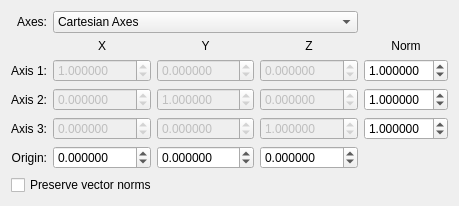
<?xml version="1.0" encoding="UTF-8"?>
<ui version="4.0">
 <class>AxesSettingsWidget</class>
 <widget class="QWidget" name="AxesSettingsWidget">
  <property name="geometry">
   <rect>
    <x>0</x>
    <y>0</y>
    <width>459</width>
    <height>204</height>
   </rect>
  </property>
  <property name="sizeIncrement">
   <size>
    <width>10</width>
    <height>0</height>
   </size>
  </property>
  <layout class="QGridLayout" name="gridLayout">
   <item row="0" column="0">
    <widget class="QLabel" name="label">
     <property name="text">
      <string>Axes:</string>
     </property>
     <property name="textFormat">
      <enum>Qt::AutoText</enum>
     </property>
     <property name="alignment">
      <set>Qt::AlignRight|Qt::AlignTrailing|Qt::AlignVCenter</set>
     </property>
    </widget>
   </item>
   <item row="0" column="1" colspan="3">
    <widget class="QComboBox" name="axesType">
     <property name="sizePolicy">
      <sizepolicy hsizetype="Preferred" vsizetype="Fixed">
       <horstretch>1</horstretch>
       <verstretch>0</verstretch>
      </sizepolicy>
     </property>
     <property name="sizeIncrement">
      <size>
       <width>1</width>
       <height>0</height>
      </size>
     </property>
     <property name="currentIndex">
      <number>0</number>
     </property>
     <property name="modelColumn">
      <number>0</number>
     </property>
     <item>
      <property name="text">
       <string>Cartesian Axes</string>
      </property>
     </item>
     <item>
      <property name="text">
       <string>Orthogonal Axes</string>
      </property>
     </item>
     <item>
      <property name="text">
       <string>Custom Axes</string>
      </property>
     </item>
    </widget>
   </item>
   <item row="2" column="0">
    <widget class="QLabel" name="vector1Label">
     <property name="enabled">
      <bool>true</bool>
     </property>
     <property name="text">
      <string>Axis 1:</string>
     </property>
     <property name="textFormat">
      <enum>Qt::AutoText</enum>
     </property>
     <property name="alignment">
      <set>Qt::AlignRight|Qt::AlignTrailing|Qt::AlignVCenter</set>
     </property>
    </widget>
   </item>
   <item row="2" column="1">
    <widget class="QDoubleSpinBox" name="x1SpinBox">
     <property name="enabled">
      <bool>false</bool>
     </property>
     <property name="decimals">
      <number>6</number>
     </property>
     <property name="minimum">
      <double>-57.000000000000000</double>
     </property>
     <property name="maximum">
      <double>57.000000000000000</double>
     </property>
     <property name="singleStep">
      <double>0.100000000000000</double>
     </property>
     <property name="value">
      <double>1.000000000000000</double>
     </property>
    </widget>
   </item>
   <item row="2" column="2">
    <widget class="QDoubleSpinBox" name="y1SpinBox">
     <property name="enabled">
      <bool>false</bool>
     </property>
     <property name="decimals">
      <number>6</number>
     </property>
     <property name="minimum">
      <double>-57.000000000000000</double>
     </property>
     <property name="maximum">
      <double>57.000000000000000</double>
     </property>
     <property name="singleStep">
      <double>0.100000000000000</double>
     </property>
    </widget>
   </item>
   <item row="2" column="3">
    <widget class="QDoubleSpinBox" name="z1SpinBox">
     <property name="enabled">
      <bool>false</bool>
     </property>
     <property name="decimals">
      <number>6</number>
     </property>
     <property name="minimum">
      <double>-57.000000000000000</double>
     </property>
     <property name="maximum">
      <double>57.000000000000000</double>
     </property>
     <property name="singleStep">
      <double>0.100000000000000</double>
     </property>
    </widget>
   </item>
   <item row="2" column="4">
    <widget class="QDoubleSpinBox" name="l1SpinBox">
     <property name="enabled">
      <bool>true</bool>
     </property>
     <property name="decimals">
      <number>6</number>
     </property>
     <property name="minimum">
      <double>0.000001000000000</double>
     </property>
     <property name="singleStep">
      <double>0.100000000000000</double>
     </property>
     <property name="value">
      <double>1.000000000000000</double>
     </property>
    </widget>
   </item>
   <item row="3" column="0">
    <widget class="QLabel" name="vector2Label">
     <property name="enabled">
      <bool>true</bool>
     </property>
     <property name="text">
      <string>Axis 2:</string>
     </property>
     <property name="textFormat">
      <enum>Qt::AutoText</enum>
     </property>
     <property name="alignment">
      <set>Qt::AlignRight|Qt::AlignTrailing|Qt::AlignVCenter</set>
     </property>
    </widget>
   </item>
   <item row="3" column="1">
    <widget class="QDoubleSpinBox" name="x2SpinBox">
     <property name="enabled">
      <bool>false</bool>
     </property>
     <property name="decimals">
      <number>6</number>
     </property>
     <property name="minimum">
      <double>-57.000000000000000</double>
     </property>
     <property name="maximum">
      <double>57.000000000000000</double>
     </property>
     <property name="singleStep">
      <double>0.100000000000000</double>
     </property>
    </widget>
   </item>
   <item row="3" column="2">
    <widget class="QDoubleSpinBox" name="y2SpinBox">
     <property name="enabled">
      <bool>false</bool>
     </property>
     <property name="decimals">
      <number>6</number>
     </property>
     <property name="minimum">
      <double>-57.000000000000000</double>
     </property>
     <property name="maximum">
      <double>57.000000000000000</double>
     </property>
     <property name="singleStep">
      <double>0.100000000000000</double>
     </property>
     <property name="value">
      <double>1.000000000000000</double>
     </property>
    </widget>
   </item>
   <item row="3" column="3">
    <widget class="QDoubleSpinBox" name="z2SpinBox">
     <property name="enabled">
      <bool>false</bool>
     </property>
     <property name="decimals">
      <number>6</number>
     </property>
     <property name="minimum">
      <double>-57.000000000000000</double>
     </property>
     <property name="maximum">
      <double>57.000000000000000</double>
     </property>
     <property name="singleStep">
      <double>0.100000000000000</double>
     </property>
    </widget>
   </item>
   <item row="3" column="4">
    <widget class="QDoubleSpinBox" name="l2SpinBox">
     <property name="enabled">
      <bool>true</bool>
     </property>
     <property name="decimals">
      <number>6</number>
     </property>
     <property name="minimum">
      <double>0.000001000000000</double>
     </property>
     <property name="singleStep">
      <double>0.100000000000000</double>
     </property>
     <property name="value">
      <double>1.000000000000000</double>
     </property>
    </widget>
   </item>
   <item row="4" column="0">
    <widget class="QLabel" name="vector3Label">
     <property name="enabled">
      <bool>true</bool>
     </property>
     <property name="text">
      <string>Axis 3:</string>
     </property>
     <property name="textFormat">
      <enum>Qt::AutoText</enum>
     </property>
     <property name="alignment">
      <set>Qt::AlignRight|Qt::AlignTrailing|Qt::AlignVCenter</set>
     </property>
    </widget>
   </item>
   <item row="4" column="1">
    <widget class="QDoubleSpinBox" name="x3SpinBox">
     <property name="enabled">
      <bool>false</bool>
     </property>
     <property name="decimals">
      <number>6</number>
     </property>
     <property name="minimum">
      <double>-57.000000000000000</double>
     </property>
     <property name="maximum">
      <double>57.000000000000000</double>
     </property>
     <property name="singleStep">
      <double>0.100000000000000</double>
     </property>
    </widget>
   </item>
   <item row="4" column="2">
    <widget class="QDoubleSpinBox" name="y3SpinBox">
     <property name="enabled">
      <bool>false</bool>
     </property>
     <property name="decimals">
      <number>6</number>
     </property>
     <property name="minimum">
      <double>-57.000000000000000</double>
     </property>
     <property name="maximum">
      <double>57.000000000000000</double>
     </property>
     <property name="singleStep">
      <double>0.100000000000000</double>
     </property>
    </widget>
   </item>
   <item row="4" column="3">
    <widget class="QDoubleSpinBox" name="z3SpinBox">
     <property name="enabled">
      <bool>false</bool>
     </property>
     <property name="decimals">
      <number>6</number>
     </property>
     <property name="minimum">
      <double>-57.000000000000000</double>
     </property>
     <property name="maximum">
      <double>57.000000000000000</double>
     </property>
     <property name="singleStep">
      <double>0.100000000000000</double>
     </property>
     <property name="value">
      <double>1.000000000000000</double>
     </property>
    </widget>
   </item>
   <item row="4" column="4">
    <widget class="QDoubleSpinBox" name="l3SpinBox">
     <property name="enabled">
      <bool>true</bool>
     </property>
     <property name="decimals">
      <number>6</number>
     </property>
     <property name="minimum">
      <double>0.000001000000000</double>
     </property>
     <property name="singleStep">
      <double>0.100000000000000</double>
     </property>
     <property name="value">
      <double>1.000000000000000</double>
     </property>
    </widget>
   </item>
   <item row="7" column="2">
    <spacer name="verticalSpacer">
     <property name="orientation">
      <enum>Qt::Vertical</enum>
     </property>
     <property name="sizeHint" stdset="0">
      <size>
       <width>20</width>
       <height>40</height>
      </size>
     </property>
    </spacer>
   </item>
   <item row="5" column="1">
    <widget class="QDoubleSpinBox" name="xOriginSpinBox">
     <property name="enabled">
      <bool>true</bool>
     </property>
     <property name="decimals">
      <number>6</number>
     </property>
     <property name="minimum">
      <double>-99.989999999999995</double>
     </property>
     <property name="singleStep">
      <double>0.100000000000000</double>
     </property>
     <property name="value">
      <double>0.000000000000000</double>
     </property>
    </widget>
   </item>
   <item row="5" column="2">
    <widget class="QDoubleSpinBox" name="yOriginSpinBox">
     <property name="enabled">
      <bool>true</bool>
     </property>
     <property name="decimals">
      <number>6</number>
     </property>
     <property name="minimum">
      <double>-99.989999999999995</double>
     </property>
     <property name="singleStep">
      <double>0.100000000000000</double>
     </property>
    </widget>
   </item>
   <item row="5" column="3">
    <widget class="QDoubleSpinBox" name="zOriginSpinBox">
     <property name="enabled">
      <bool>true</bool>
     </property>
     <property name="decimals">
      <number>6</number>
     </property>
     <property name="minimum">
      <double>-99.989999999999995</double>
     </property>
     <property name="singleStep">
      <double>0.100000000000000</double>
     </property>
    </widget>
   </item>
   <item row="1" column="1">
    <widget class="QLabel" name="label_2">
     <property name="text">
      <string>X</string>
     </property>
     <property name="alignment">
      <set>Qt::AlignCenter</set>
     </property>
    </widget>
   </item>
   <item row="5" column="0">
    <widget class="QLabel" name="originLabel">
     <property name="enabled">
      <bool>true</bool>
     </property>
     <property name="text">
      <string>Origin:</string>
     </property>
     <property name="textFormat">
      <enum>Qt::AutoText</enum>
     </property>
     <property name="alignment">
      <set>Qt::AlignRight|Qt::AlignTrailing|Qt::AlignVCenter</set>
     </property>
    </widget>
   </item>
   <item row="1" column="2">
    <widget class="QLabel" name="label_3">
     <property name="text">
      <string>Y</string>
     </property>
     <property name="alignment">
      <set>Qt::AlignCenter</set>
     </property>
    </widget>
   </item>
   <item row="1" column="3">
    <widget class="QLabel" name="label_4">
     <property name="text">
      <string>Z</string>
     </property>
     <property name="alignment">
      <set>Qt::AlignCenter</set>
     </property>
    </widget>
   </item>
   <item row="1" column="4">
    <widget class="QLabel" name="label_5">
     <property name="text">
      <string>Norm</string>
     </property>
     <property name="alignment">
      <set>Qt::AlignCenter</set>
     </property>
    </widget>
   </item>
   <item row="6" column="0" colspan="3">
    <widget class="QCheckBox" name="preserveNormsCheckBox">
     <property name="text">
      <string>Preserve vector norms</string>
     </property>
    </widget>
   </item>
  </layout>
 </widget>
 <resources/>
 <connections/>
</ui>
